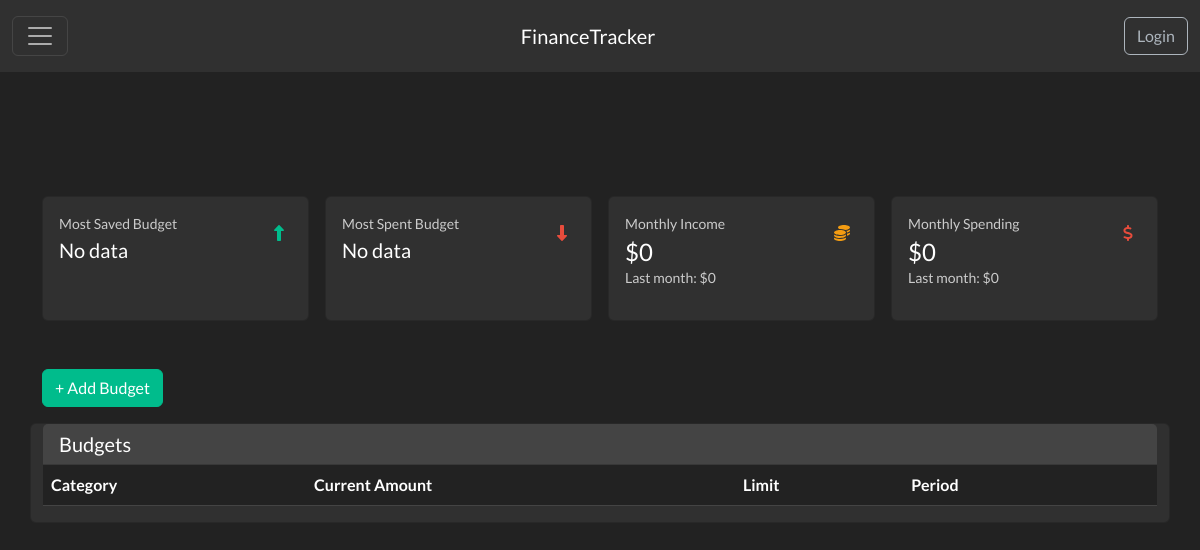
The app's page /budgeting_and_goals/budget, older data.
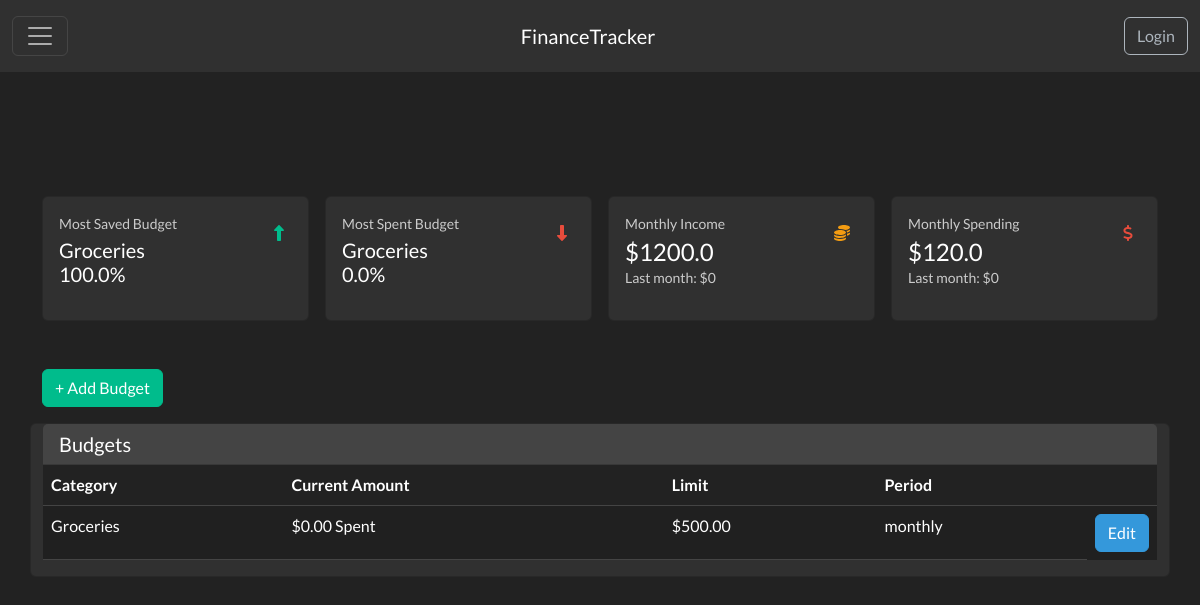
The same page, newer data.
### app/budgeting_and_goals/models.py (models this page shows)
class Budget(db.Model):
    id = db.Column(db.Integer, primary_key=True)
    user_id = db.Column(db.Integer, db.ForeignKey('user.id'), nullable=False)
    category = db.Column(db.String(64), nullable=False)
    limit = db.Column(db.Float, nullable=False)
    period = db.Column(db.String(20), nullable=False)  # 'weekly' or 'monthly' or 'yearly'
    description = db.Column(db.Text, nullable=True)
    user = db.relationship('User', backref='budgets')

### app/budgeting_and_goals/routes.py (the view)
@budgeting_and_goals_bp.route('/budget', methods=['GET'])
def view_budget():
    form = BudgetForm()
    user_id = 1  # TODO: Placeholder for the logged-in user's ID
    user_budgets = Budget.query.filter_by(user_id=user_id).all()
    budget_summaries = []
    most_saved = None
    most_spent = None
    max_saved_pct = -1
    max_spent_pct = -1
    for budget in user_budgets:
        transactions = get_transactions_for_budget(user_id, budget.category, budget.period)
        expenses_total = sum(t.amount for t in transactions if t.transaction_type == 'expense')
        income_total = sum(t.amount for t in transactions if t.transaction_type == 'income')
        total_spent = expenses_total - income_total
        if budget.limit and budget.limit > 0:
            saved_pct = max(0, (budget.limit - total_spent) / budget.limit)
            spent_pct = total_spent / budget.limit
            if saved_pct > max_saved_pct:
                max_saved_pct = saved_pct
                most_saved = budget
            if spent_pct > max_spent_pct:
                max_spent_pct = spent_pct
                most_spent = budget
        budget_summaries.append({
            'budget': budget,
            'transactions': transactions,
            'total_spent': total_spent
        })
    now = datetime.now(timezone.utc)
    current_month = now.month
    current_year = now.year
    transactions = Transaction.query.filter_by(user_id=user_id).all()
    this_month_income = sum(
    t.amount for t in transactions
    if t.transaction_type == 'income'
    and t.date.month == current_month
    and t.date.year == current_year
    )
    this_month_expense = sum(
    t.amount for t in transactions
    if t.transaction_type == 'expense'
    and t.date.month == current_month
    and t.date.year == current_year
    )
    first_day_this_month = now.replace(day=1)
    last_day_previous_month = first_day_this_month - timedelta(days=1)
    previous_month = last_day_previous_month.month
    previous_year = last_day_previous_month.year
    previous_month = (datetime.utcnow().replace(day=1) - timedelta(days=1)).month
    last_month_income = sum(
    t.amount for t in transactions
    if t.transaction_type == 'income'
    and t.date.month == previous_month
    and t.date.year == previous_year
    )
    last_month_expense = sum(
    t.amount for t in transactions
    if t.transaction_type == 'expense'
    and t.date.month == previous_month
    and t.date.year == previous_year
    )
    return render_template('budgeting_and_goals/budget.html', form=form, summaries=budget_summaries,
        most_saved=most_saved, most_saved_pct=round(max_saved_pct * 100, 1) if most_saved else None,
        most_spent=most_spent, most_spent_pct=round(max_spent_pct * 100, 1) if most_spent else None,
        this_month_income=this_month_income, last_month_income=last_month_income,
        this_month_expense=this_month_expense, last_month_expense=last_month_expense)

### app/budgeting_and_goals/routes.py (called while the page is built)
def get_transactions_for_budget(user_id, category, period):
    now = datetime.now(timezone.utc)
    if period == 'weekly':
        start_date = (now - timedelta(days=now.weekday())).replace(hour=0, minute=0, second=0, microsecond=0)
    elif period == 'monthly':
        start_date = now.replace(day=1, hour=0, minute=0, second=0, microsecond=0)
    elif period == 'yearly':
        start_date = now.replace(month=1, day=1, hour=0, minute=0, second=0, microsecond=0)
    else:
        start_date = datetime(1, 1, 1, tzinfo=timezone.utc)
    transactions = Transaction.query.filter_by(
        user_id=user_id,
        category=category
    ).filter(
        Transaction.date >= start_date
    ).all()
    return transactions

### app/budgeting_and_goals/templates/budgeting_and_goals/budget.html (shortened to what this page needs)
{% extends "base.html" %}
{% block head %}
{{ super() }}
<link rel="stylesheet" href="{{ url_for('static', filename='css/budgeting_and_goals.css') }}">
{% endblock %}
{% block content %}
<div class="container py-5 mt-5 d-flex justify-content-center align-items-start">
    <div class="col">
        <div class="row g-3 mb-5">
            <div class="col-md-3">
                <div class="card h-100">
                    <div class="card-body">
                        <div class="d-flex justify-content-between align-items-start">
                            <div>
                                <p class="text-muted small mb-1">Most Saved Budget</p>
                                <h5 class="mb-0">
                                    {% if most_saved %}
                                        {{ most_saved.category }}<br>
                                        {{ most_saved_pct }}%
                                    {% else %}
                                        No data
                                    {% endif %}
                                </h5>
                            </div>
                            <div class="bg-indigo-light p-2 rounded-3 text-success">
                                <i class="fas fa-up-long"></i>
                            </div>
                        </div>
                    </div>
                </div>
            </div>
            <div class="col-md-3">
                <div class="card h-100">
                    <div class="card-body">
                        <div class="d-flex justify-content-between align-items-start">
                            <div>
                                <p class="text-muted small mb-1">Most Spent Budget</p>
                                <h5 class="mb-0">
                                    {% if most_spent %}
                                        {{ most_spent.category }}<br>
                                        {{ most_spent_pct }}%
                                    {% else %}
                                        No data
                                    {% endif %}
                                </h5>
                            </div>
                            <div class="bg-green-light p-2 rounded-3 text-danger">
                                <i class="fas fa-down-long"></i>
                            </div>
                        </div>
                    </div>
                </div>
            </div>
            <div class="col-md-3">
                <div class="card h-100">
                    <div class="card-body">
                        <div class="d-flex justify-content-between align-items-start">
                            <div>
                                <p class="text-muted small mb-1">Monthly Income</p>
                                <h4 class="mb-0">${{ this_month_income | round(2) }}</h4>
                                <p class="text-muted small">Last month: ${{ last_month_income | round(2) }}</p>
                            </div>
                            <div class="bg-yellow-light p-2 rounded-3 text-warning">
                                <i class="fas fa-coins"></i>
                            </div>
                        </div>
                    </div>
                </div>
            </div>
            <div class="col-md-3">
                <div class="card h-100">
                    <div class="card-body">
                        <div class="d-flex justify-content-between align-items-start">
                            <div>
                                <p class="text-muted small mb-1">Monthly Spending</p>
                                <h4 class="mb-0">${{ this_month_expense | round(2) }}</h4>
                                <p class="text-muted small">Last month: ${{ last_month_expense | round(2) }}</p>
                            </div>
                            <div class="bg-purple-light p-2 rounded-3 text-danger">
                                <i class="fas fa-dollar-sign"></i>
                            </div>
                        </div>
                    </div>
                </div>
            </div>
        </div>
        <div class="mb-3">
            <a class="btn btn-success" href="{{ url_for('budgeting_and_goals.add_budget') }}">+ Add Budget</a>
        </div>
        <div class="row">
                <div class="card h-100">
                    <div class="card-header">
                        <h5 class="mb-0">Budgets</h5>
                    </div>
                    <div class="card-body p-0">
                        <div class="table-responsive">
                            <table class="table table-striped table-hover" id="transactions-table">
                                <thead>
                                    <tr>
                                        <th>Category</th>
                                        <th>Current Amount</th>
                                        <th>Limit</th>
                                        <th>Period</th>
                                        <th></th>
                                    </tr>
                                </thead>
                                <tbody>
                                    {% for summary in summaries %}
                                    <tr>
                                        <td>{{ summary.budget.category }}
                                            </td>
                                        <td>${{ "%.2f"|format(summary.total_spent|abs) }}
                                            {% if (summary.total_spent < 0) %}
                                                    Saved
                                                {% else %}
                                                    Spent
                                                {% endif %}
                                        </td>
                                        <td>${{ "%.2f"|format(summary.budget.limit) }}</td>
                                        <td>{{ summary.budget.period }}</td>
                                        <td>
                                            <a class="btn btn-info" href="{{ url_for('budgeting_and_goals.edit_budget', id=summary.budget.id) }}">Edit</a>
                                        </td>
                                    </tr>
                                    {% endfor %}
                                </tbody>
                            </table>
                        </div>
                    </div>
                </div>
            </div>
        </div>
    </div>
{% endblock %}

### app/templates/base.html (shortened to what this page needs)
<!doctype html>
<html>
<head>
    {% block head %}
    <link rel="stylesheet" href="{{ url_for('static', filename='css/style.css') }}">
    <link href="https://cdn.jsdelivr.net/npm/bootswatch@5.3.0/dist/darkly/bootstrap.min.css" rel="stylesheet">
    {% endblock %}
</head>
<body>
    <header>
        <nav class="navbar navbar-dark bg-dark fixed-top">
            <div class="container-fluid">
                <button class="navbar-toggler" type="button" data-bs-toggle="offcanvas" data-bs-target="#offcanvasDarkNavbar" aria-controls="offcanvasDarkNavbar" aria-label="Toggle navigation">
                    <span class="navbar-toggler-icon"></span>
                  </button>
                  <a class="navbar-brand" href="{{ url_for('home') }}">
                  FinanceTracker
                  </a>
                {% if session.get('user') %}
                    <a href="{{ url_for('authentication.profile') }}" class="profile-link">
                        <div class="profile-circle">
                            {% if session.user.profile_image %}
                                <img src="{{ session.user.profile_image }}" alt="Profile" class="profile-image">
                            {% else %}
                                <span class="profile-initials">{{ session.user.first_name[0] }}{{ session.user.last_name[0] }}</span>
                            {% endif %}
                        </div>
                    </a>
                {% else %}
                    <a class="btn btn-outline-light" href="{{ url_for('authentication.login') }}">Login</a>
                {% endif %}
            </div>
          </nav>
      </header>
    <main class="main-content">
    {% block content %}
    {% endblock %}
    </main>
</body>
</html>

### app/static/css/style.css (style rules this page uses)
body { font-family: Arial, sans-serif; background-color: #a7a7a7; text-align: center; padding-top: 50px; }
.main-content { padding-top: 50px; }

### app/static/css/budgeting_and_goals.css (style rules this page uses)
.table td:last-child { border: none; width: 5%; }

Row changes from the older to the newer data that the page shows:
added Budget: category "Groceries", budget.category "Groceries", budget.limit "500.00", budget.period "monthly"
Text that changed along with them:
{{ most_saved_pct }}: (not shown) → "100.0"
{{ most_spent_pct }}: (not shown) → "0.0"
{{ this_month_income | round(2) }}: "0" → "1200.0"
{{ this_month_expense | round(2) }}: "0" → "120.0"
text no longer shown: "No data No data"
new list line: "$ 0.00 Spent $ Edit"
